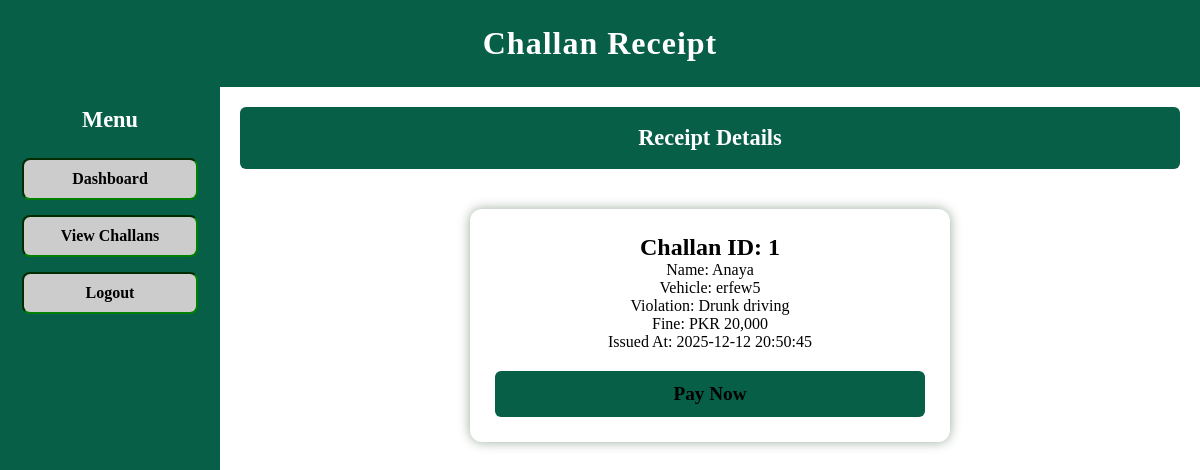
The app's page /receipt/1 (signed in) with its own data.
### tables this page shows
CREATE TABLE challan(
        id INTEGER PRIMARY KEY AUTOINCREMENT,
        user_id INTEGER NOT NULL,          -- NEW: user who created the challan
        name TEXT NOT NULL,
        vehicle TEXT NOT NULL,
        violation TEXT NOT NULL,
        fine INTEGER NOT NULL,
        issued_at TEXT NOT NULL,
        FOREIGN KEY(user_id) REFERENCES users(id)
    );

### app.py (the view)
@app.route('/receipt/<int:challan_id>')
def receipt(challan_id):
    if "user_id" not in session:
        return redirect("/")
    user_id = session["user_id"]
    db = get_db()
    cur = db.cursor()
    cur.execute("SELECT * FROM challan WHERE id=? AND user_id=?", (challan_id, user_id))
    challan = cur.fetchone()
    if challan is None:
        return "Challan not found", 404
    return render_template("receipt.html", data=challan)

### database.py (called while the page is built)
def get_db():
    conn = sqlite3.connect(DB_NAME)
    conn.row_factory = sqlite3.Row  # Access columns by name
    return conn

### templates/receipt.html (shortened to what this page needs)
<!DOCTYPE html>
<html lang="en">
<head>
    <link rel="stylesheet" href="{{ url_for('static', filename='style.css') }}">
</head>
<body>
<center>
    <header>
        Challan Receipt
    </header>
    <div class="dashboard-container">
        <div class="sidebar">
            <h2>Menu</h2>
            <a href="{{ url_for('dashboard') }}">Dashboard</a>
            <a href="{{ url_for('viewall') }}">View Challans</a>
            <a href="{{ url_for('logout') }}">Logout</a>
        </div>
        <div class="main">
            <div class="title-bar">Receipt Details</div>
            <div class="receipt-box">
          <h2>Challan ID: {{ data['id'] }}</h2>
<p>Name: {{ data['name'] }}</p>
<p>Vehicle: {{ data['vehicle'] }}</p>
<p>Violation: {{ data['violation'] }}</p>
<p>Fine: PKR {{ "{:,}".format(data['fine']) }}</p>
<p>Issued At: {{ data['issued_at'] }}</p>
<button type="button" onclick="alert('Follow the payment gateway to pay')">
    Pay Now
</button>
        </div>
    </div>
</center>
</body>
</html>

### static/style.css (style rules this page uses)
* { margin: 0; padding: 0; box-sizing: border-box; font-family: 'Times New Roman', Times, serif; }
header { background: #065f46; color: white; padding: 25px 0; text-align: center; font-size: 2rem; letter-spacing: 1px; font-weight: bold; }
.sidebar { text-align: center; padding: 20px 0; background: #065f46; min-height: 100vh; }
.sidebar h2 { color: white; font-size: 1.4rem; margin-bottom: 25px; }
.sidebar a { display: block; margin: 15px auto; text-decoration: none; color:black; font-weight: 600; font-size: 1rem; padding: 10px 20px; border-radius: 8px; width: 80%; transition: background 0.3s; }
.dashboard-container { display: flex; min-height: 90vh; }
.dashboard-container .sidebar { width: 220px; }
.dashboard-container .main { flex: 1; padding: 20px; }
.title-bar { background: #065f46; color: white; padding: 18px; border-radius: 6px; text-align: center; font-size: 1.4rem; font-weight: bold; margin-bottom: 20px; }
.receipt-box { width: 90%; max-width: 480px; margin: 40px auto; background-color: #fff; padding: 25px; border-radius: 12px; box-shadow: 0 0 12px rgba(1, 44, 8, 0.4); }
button { width: 100%; padding: 12px; margin-top: 20px; border: none; background: #065f46; color:black; font-size: 1.2rem; border-radius: 6px; cursor: pointer; transition: background 0.3s; font-weight: bolder; }
a { display: block; text-align: center; margin-top: 15px; color: #01291e; background-color: #ccc; text-decoration: none; font-weight: bold; border:2px inset green; }

### records on screen
challan: id "1", name "Anaya", vehicle "erfew5", violation "Drunk driving", fine "20,000", issued_at "2025-12-12 20:50:45"
